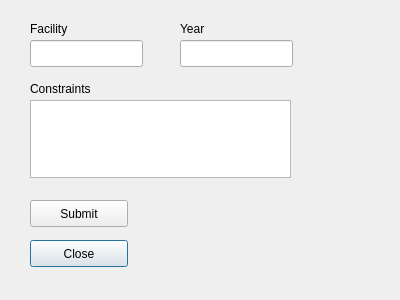
<?xml version="1.0" encoding="UTF-8"?>
<ui version="4.0">
 <class>GenerateReport</class>
 <widget class="QDialog" name="GenerateReport">
  <property name="geometry">
   <rect>
    <x>0</x>
    <y>0</y>
    <width>400</width>
    <height>300</height>
   </rect>
  </property>
  <property name="windowTitle">
   <string>Dialog</string>
  </property>
  <widget class="QPushButton" name="closeButton">
   <property name="geometry">
    <rect>
     <x>30</x>
     <y>240</y>
     <width>98</width>
     <height>27</height>
    </rect>
   </property>
   <property name="text">
    <string>Close</string>
   </property>
  </widget>
  <widget class="QLabel" name="label">
   <property name="geometry">
    <rect>
     <x>30</x>
     <y>20</y>
     <width>201</width>
     <height>17</height>
    </rect>
   </property>
   <property name="text">
    <string>Facility</string>
   </property>
  </widget>
  <widget class="QLineEdit" name="lineEdit">
   <property name="geometry">
    <rect>
     <x>30</x>
     <y>40</y>
     <width>113</width>
     <height>27</height>
    </rect>
   </property>
  </widget>
  <widget class="QLineEdit" name="lineEdit_2">
   <property name="geometry">
    <rect>
     <x>180</x>
     <y>40</y>
     <width>113</width>
     <height>27</height>
    </rect>
   </property>
   <property name="text">
    <string/>
   </property>
  </widget>
  <widget class="QLabel" name="label_2">
   <property name="geometry">
    <rect>
     <x>180</x>
     <y>20</y>
     <width>201</width>
     <height>17</height>
    </rect>
   </property>
   <property name="text">
    <string>Year</string>
   </property>
  </widget>
  <widget class="QPushButton" name="pushButton_2">
   <property name="geometry">
    <rect>
     <x>30</x>
     <y>200</y>
     <width>98</width>
     <height>27</height>
    </rect>
   </property>
   <property name="text">
    <string>Submit</string>
   </property>
  </widget>
  <widget class="QTextEdit" name="textEdit">
   <property name="geometry">
    <rect>
     <x>30</x>
     <y>100</y>
     <width>261</width>
     <height>78</height>
    </rect>
   </property>
  </widget>
  <widget class="QLabel" name="label_3">
   <property name="geometry">
    <rect>
     <x>30</x>
     <y>80</y>
     <width>81</width>
     <height>17</height>
    </rect>
   </property>
   <property name="text">
    <string>Constraints</string>
   </property>
  </widget>
 </widget>
 <resources/>
 <connections/>
</ui>
